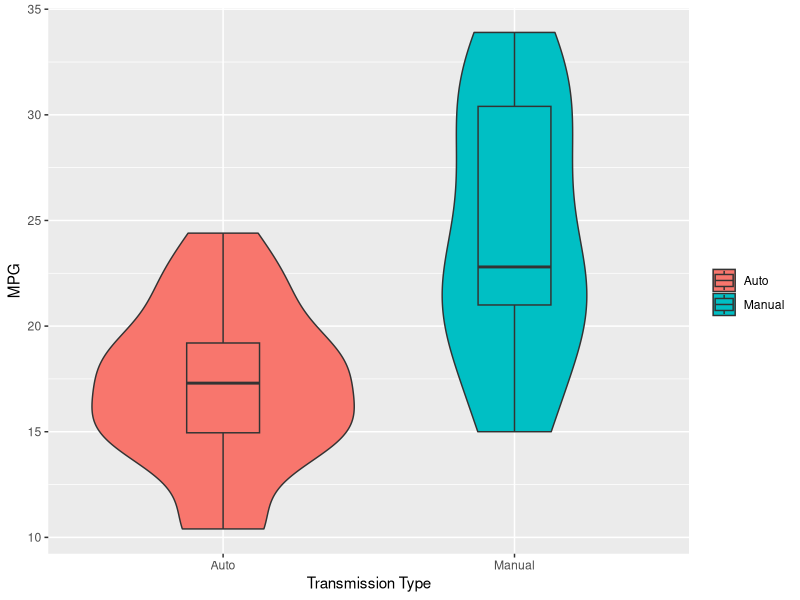

This chart was generated by the following R code: (Note: this script raises an error after producing the figure.)
## ---- chunk 1
knitr::opts_chunk$set(echo = TRUE)
require(knitr)
require(ggplot2)
## ---- chunk 2
data(mtcars)
#look ahead; compute correlation matrix before we convert data to factors
cor <- round(cor(mtcars), 2)

#convert transmission type to factor
mtcars$am <- as.factor(mtcars$am)
levels(mtcars$am) <- c("Auto", "Manual")
#convert engine mount type to factor (V vs. Straight Engine)
mtcars$vs <- as.factor(mtcars$vs)
levels(mtcars$vs) <- c("V", "S")
## ---- chunk 3
head(mtcars, 10)
## ---- chunk 4
ggplot(mtcars, aes(am, mpg, fill = am)) +
    geom_violin() +
    geom_boxplot(width=.25) +
    xlab("Transmission Type") +
    ylab("MPG") +
    guides(fill=guide_legend(title=""))
## ---- chunk 5
# Conduct a two-sided t-test on the data
result <- t.test(mpg ~ am, data=mtcars, var.equal=FALSE, paired=FALSE)
result
## ---- chunk 6
fitOne <- lm(mpg ~ am, mtcars)
summary(fitOne)
## ---- chunk 7
#get the lower triangle of the correlation matrix
cord <- as.dist(cor)
#filter out values that are not significant
cord[which(abs(cord) < 0.70)] = NA
cord
## ---- chunk 8
#start with a model with all variables, and select the best one in a stepwise algorithm
fitBest <- step(lm(mpg ~ ., mtcars), trace=0)
summary(fitBest)
anova(fitOne, fitBest)
## ---- chunk 9
#set a 2x2 panel
par(mfrow=c(2,2))
plot(fitBest)
